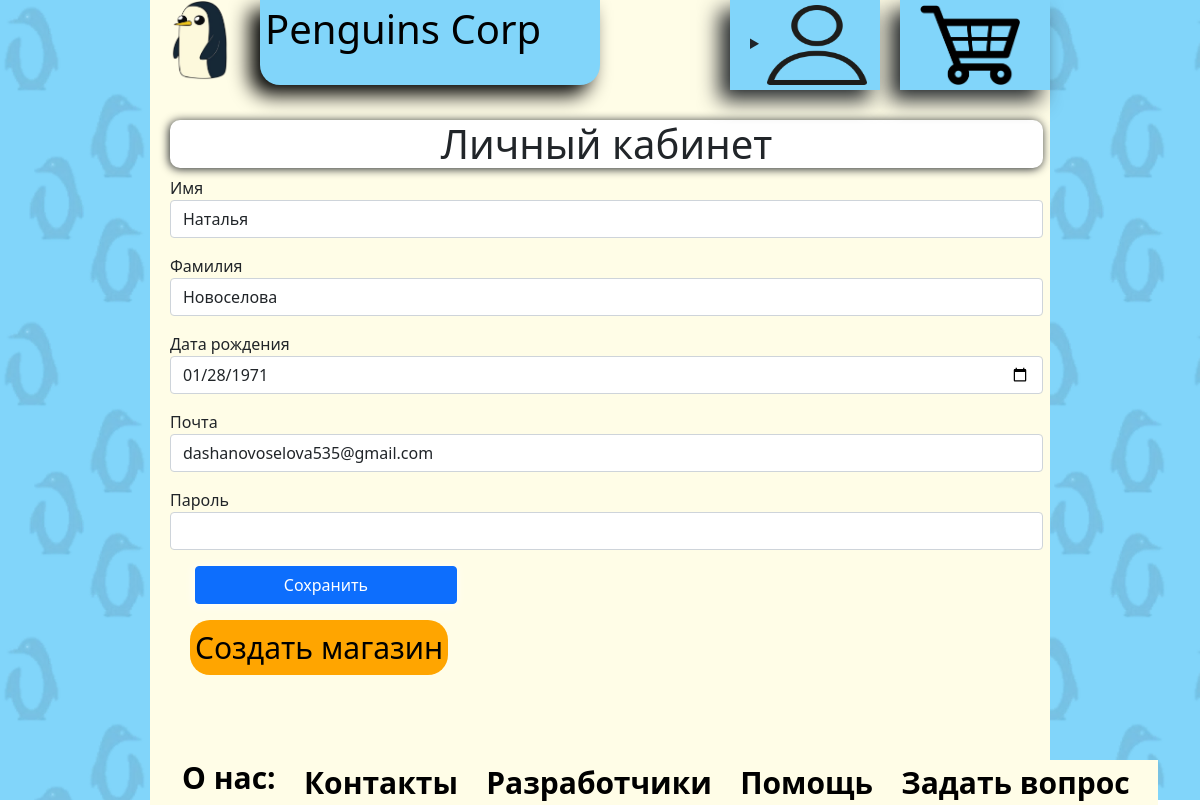
Page /my (signed in) on the committed database.
### data/users.py (models this page shows, shortened)
class Users(SqlAlchemyBase, UserMixin):
    __tablename__ = 'users'
    id = sqlalchemy.Column(sqlalchemy.Integer,
                           primary_key=True, autoincrement=True)
    surname = sqlalchemy.Column(sqlalchemy.String, nullable=True)
    name = sqlalchemy.Column(sqlalchemy.String, nullable=True)
    birthday = sqlalchemy.Column(sqlalchemy.Date, nullable=True)
    email = sqlalchemy.Column(sqlalchemy.String,
                              index=True, unique=True, nullable=True)
    hashed_password = sqlalchemy.Column(sqlalchemy.String, nullable=True)
    confirmed = sqlalchemy.Column(sqlalchemy.Boolean, nullable=True)
    basket_id = sqlalchemy.Column(sqlalchemy.Integer, sqlalchemy.ForeignKey("baskets.id"), nullable=True)
    comments = orm.relation('Comments', back_populates='users')
    baskets = orm.relation("Baskets", back_populates='users')
    shops = orm.relation('Shops', back_populates='users', lazy='subquery')

### data/user_api.py (the view, shortened to what this page needs)
@user_api.route('/my', methods=['GET', 'POST'])
@login_required
def my():
    user = db_sess.query(Users).filter(Users.id == current_user.id).first()
    now = date.today()
    age = now - user.birthday
    return render_template('my.html', title='Личный кабинет', user=current_user, age=age)

### data/db_session.py (called while the page is built)
def create_session() -> Session:
    global __factory
    return __factory()

### server.py (called while the page is built)
@login_manager.user_loader
def load_user(user_id):
    db_sess = db_session.create_session()
    return db_sess.query(Users).get(user_id)

### templates/my.html (shortened to what this page needs)
{% extends "base.html" %}
{% block content %}
    <form action="" method="post" class="my_form" enctype="multipart/form-data">
        <h1>Личный кабинет</h1>
        <p>
            <label for="name">Имя</label>
            <input type="text" class='form-control' name='name' id="name" value="{{user.name}}" required>
        </p>
        <p>
            <label for="surname">Фамилия</label>
            <input type="text" class='form-control' name='surname' id="surname" value="{{user.surname}}" required>
        </p>
        <p>
            <label for="birthday">Дата рождения</label>
            <input type="date" class='form-control' name='birthday' id="birthday" value="{{ user.birthday }}" required>
        </p>
        <p>
            <label for="email">Почта</label>
            <input type="email" class='form-control' name='email' id="email" value="{{user.email}}" required>
        </p>
        <p>
            <label for="password">Пароль</label>
            <input type="password" class='form-control' name='password' id="password" required>
        </p>
        <p><input type="submit" class="btn btn-primary" value="Сохранить"></p>
        {% if age.days / 365 >= 18 and user.confirmed == 1 %}
            <a href="/add_shop">
                Создать магазин
            </a>
        {% endif %}
    </form>
{% endblock %}

### static/css/style.css (style rules this page uses)
.my_form { top: 120px; left: 20px; position: absolute; width: 97% }
.my_form h1 { text-align: center; background: white; border-radius: 10px; box-shadow: -1px 1px 10px; }
.my_form a, .my_form a:visited, .my_form a:hover, .my_form a:link { background: #ffa500; color: black; position: absolute; left: 20px; border-radius: 20px; font-size: 30px; text-decoration: none; padding: 5px; align: center; }
.btn, .btn:visited, .btn:hover, .btn:link { background: #fffde7; width: 30%; font-size: 40px; padding: 1rem 1.5rem; text-decoration: none; border-radius: 20px; box-shadow: -1px 1px 10px; color: black; flex: 1 1 auto; margin: 0 25px; }
body, html { height: 100vh; margin: 0; width: 100vw; }

### rows in the picture
Users: name "Наталья", surname "Новоселова", birthday "01/28/1971", email "dashanovoselova535@gmail.com"
